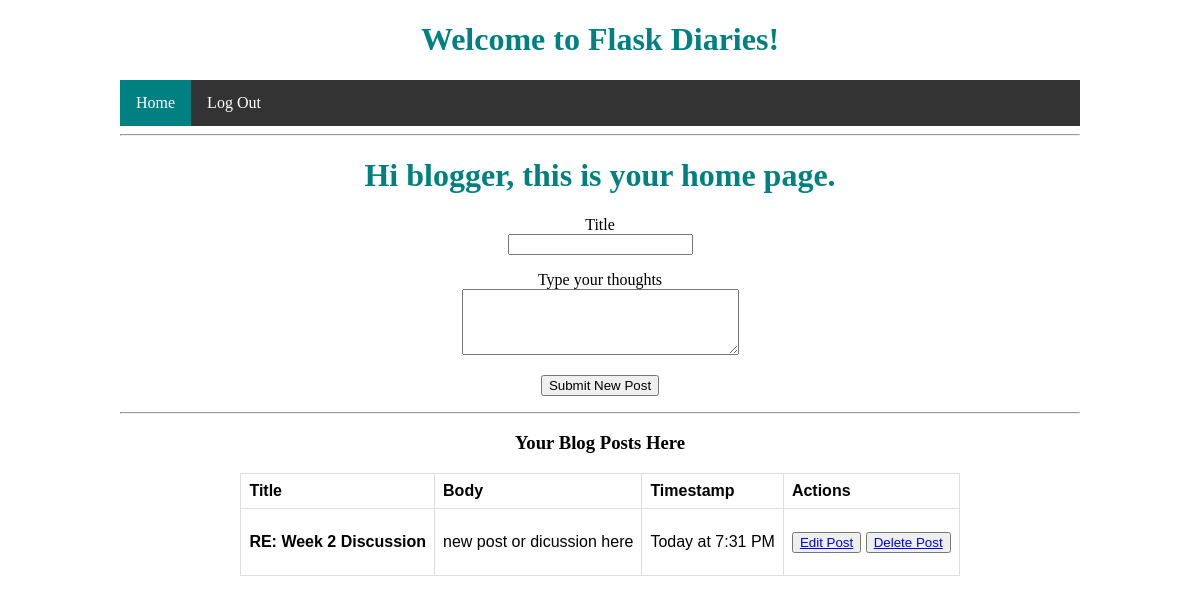
The page /index (signed in) on the database its author committed.
### app/models.py (models this page shows, shortened)
class User(UserMixin, db.Model):
    id = db.Column(db.Integer, primary_key=True)
    username = db.Column(db.String(64), index=True, unique=True)
    password_hash = db.Column(db.String(128))
    posts = db.relationship('Post', backref='author', lazy='dynamic')

class Post(db.Model):
    id = db.Column(db.Integer, primary_key=True)
    title = db.Column(db.String(100))
    body = db.Column(db.String(500))
    timestamp = db.Column(db.DateTime, index=True, default=datetime.utcnow)
    user_id = db.Column(db.Integer, db.ForeignKey('user.id'))

### app/routes.py (the view)
@app.route('/', methods=['GET', 'POST'])
@app.route('/index', methods=['GET', 'POST'])
@login_required
def index():
    addPostForm = AddPostForm()
    if addPostForm.validate_on_submit():
        post = Post(title=addPostForm.title.data, body=addPostForm.body.data, author=current_user)
        db.session.add(post)
        db.session.commit()
        flash('Your post is now live!')
        return redirect(url_for('index'))
    posts = current_user.posts.order_by(Post.timestamp.desc())
    return render_template('index.html', title='Home', addPostForm=addPostForm, posts=posts)

### app/forms.py
class AddPostForm(FlaskForm):
    title = StringField('Title', validators=[DataRequired(), Length(min=1, max=100)])
    body = TextAreaField('Type your thoughts', validators=[DataRequired(), Length(min=1, max=500)])
    submit = SubmitField('Submit New Post')

### app/models.py (called while the page is built)
@login.user_loader
def load_user(id):
    return User.query.get(int(id))

### app/templates/index.html (shortened to what this page needs)
{% extends 'base.html' %}
{% block content %}
    <h1>Hi {{current_user.username}}, this is your home page.</h1>
    <form action='' method='post'>
        <p>
            {{ addPostForm.title.label }}<br>
            {{ addPostForm.title(cols=32, rows=4) }}<br>
        </p>
        <p>
            {{ addPostForm.body.label }}<br>
            {{ addPostForm.body(cols=32, rows=4, default='hello type here') }}<br>
        </p>
        <p>{{ addPostForm.submit() }}</p>
    </form>
    <hr>
    <div>
        <h3>Your Blog Posts Here</h3>
        <table>
            <tr>
                <th>Title</th>
                <th>Body</th>
                <th>Timestamp</th>
                <th>Actions</th>
            </tr>
            {% for post in posts %}
            <tr>
                <td><p><b>{{ post.title }}</b></p></td>
                <td><p>{{ post.body }}</p></td>
                <td><p>{{ moment(post.timestamp).calendar() }}</p></td>
                <td>
                    <button><a href="{{ url_for('update', post_id=post.id) }}">Edit Post</a></button>
                    <button><a href="{{ url_for('delete', post_id=post.id) }}">Delete Post</a></button>
                </td>
            </tr>
            {% endfor %}
        </table>
    </div>
{% endblock %}

### app/static/styles/style.css (style rules this page uses)
html { text-align: center; }
body { width: 80%; margin-left: auto; margin-right: auto; }
table { margin: auto; font-family: arial, sans-serif; border-collapse: collapse; }
td, th { border: 1px solid #dddddd; text-align: left; padding: 8px; }
div { margin: 0px auto; justify-content: center; }
h1 { color: teal; }

### rows shown on the page
User: username "blogger"
Post: title "RE: Week 2 Discussion", body "new post or dicussion here", timestamp "Today at 7:31 PM"

### other values the page prints
{{ addPostForm.title.label }} "Title"
{{ addPostForm.body.label }} "Type your thoughts"
